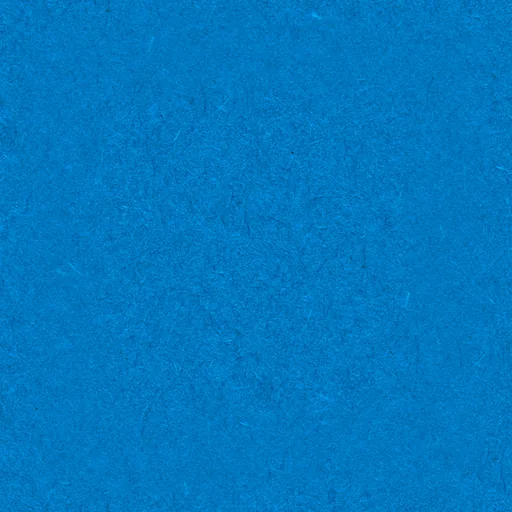
#> input picture site/paper/blue.webp, 512 x 512 px, given in place of conppr_pink.jpg, which was not available
$ python make_paper.py --src ../site/paper/blue.webp
#> lines starting #> are read from the running program, lines starting #| are printed output that depends on the picture; pictures that were not available may be replaced by others from this repository, and a replacement may not be noted
#> in detail, im is the input picture: PIL image 512x512 RGB; mean R, G, B 2.1, 119.7, 190.4
#> in detail, `im = im.crop((512, 512, 512 + 1024, 512 + 1024)).resize((TILE, TILE), ..`: im: PIL image 512x512 RGB; every value is 0
#> in detail, `a = np.asarray(im).astype(np.float32) / 255`: a: shape (512, 512, 3) float32; every value is 0
#> in detail, `lum = d.mean(axis=2, keepdims=True)`: lum: shape (512, 512, 1) float32; every value is 0
#!/usr/bin/env python3
"""The three construction papers (John 23/10): the menu's inks with the fibre of real construction paper, and torn
scraps of them to lay under thumbnails. Source: "Construction paper backgrounds", CC0 scans by an OpenGameArt user
(https://opengameart.org/content/construction-paper-backgrounds, conppr.tar.gz), unpacked into --src.
  python3 scripts/make_paper.py --src <dir with conppr_*.jpg>   ->  site/paper/*.webp
  python3 scripts/make_paper.py --paper                          ->  site/paper/{scrap-paper-1,2,swatch-paper}.webp
  python3 scripts/make_paper.py --edge                           ->  site/paper/{edge,scrap-edge-1,2,swatch-edge}.webp
(--paper: the fourth stock, the menu's bare newsprint (#EEF0EC), for talks outside the three inks; its fibre is read
back from fibre.webp, so it needs no scan. In the dark theatre these pale scraps are what a "paper" talk's tag is.)
(--edge: the cutting edge's accent (John 28/10), blue 50 % over yellow, the overprint green, the way Watch first's
orange is pink over yellow; its fibre is read back from fibre.webp at full strength.)
Fibre is taken from each scan's own colour as detail around its mean (so the fibres keep their real light/dark
pattern) and laid onto the exact ink; tiles are made seamless by cross-fading with a half-offset copy.
"""
import argparse, math, random
from pathlib import Path
import numpy as np
from PIL import Image, ImageFilter

OUT = Path(__file__).resolve().parents[1] / "site" / "paper"
INKS = {"pink": (0xFF, 0x48, 0xB0), "blue": (0x00, 0x78, 0xBF), "yellow": (0xFF, 0xE8, 0x00)}
SCAN = {"pink": "pink", "blue": "blue", "yellow": "yellow"}
TILE = 512


def seamless(a):
    n = a.shape[0]
#> n = 512
    r = np.roll(np.roll(a, n // 2, 0), n // 2, 1)
    y, x = np.mgrid[0:n, 0:n] / (n - 1)
    w = np.minimum(np.minimum(x, 1 - x), np.minimum(y, 1 - y)) * 2          # 0 at the edges, 1 in the middle
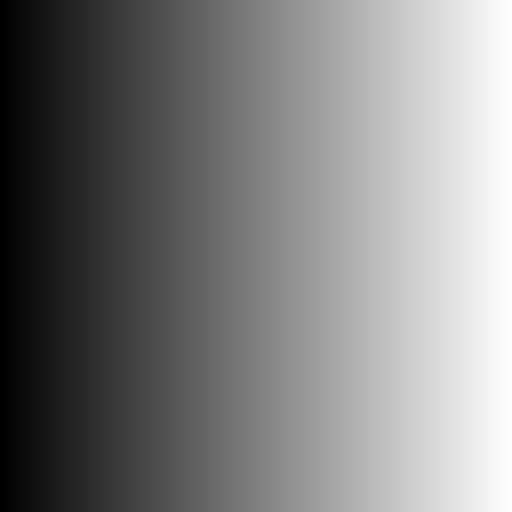
#> x: shape (512, 512) float64; min 0, max 1, mean 0.5
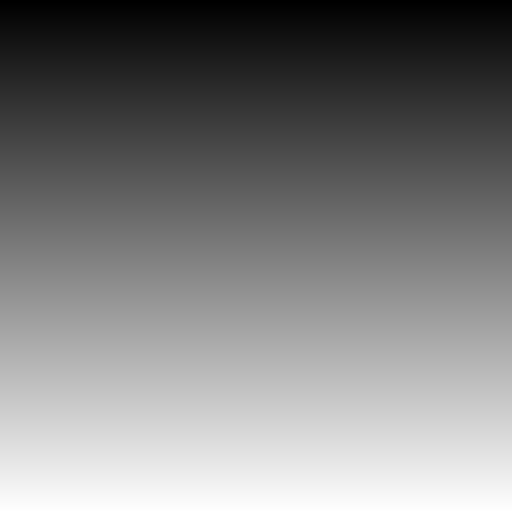
#> y: shape (512, 512) float64; min 0, max 1, mean 0.5
    w = np.clip(w * 2.2, 0, 1)[..., None] if a.ndim == 3 else np.clip(w * 2.2, 0, 1)
    return a * w + r * (1 - w)
#> returned value: shape (512, 512, 3) float64; every value is 0


def detail(src, colour):
    """the scan's fibre as a multiplier around 1 (per channel, so coloured fibres stay coloured)"""
    im = Image.open(src / f"conppr_{SCAN[colour]}.jpg").convert("RGB")
    im = im.crop((512, 512, 512 + 1024, 512 + 1024)).resize((TILE, TILE), Image.LANCZOS)
    a = np.asarray(im).astype(np.float32) / 255
    low = np.asarray(im.filter(ImageFilter.GaussianBlur(24))).astype(np.float32) / 255
    d = a / np.maximum(low, 1e-3)                       # fibre around 1, the scan's own uneven lighting removed
    lum = d.mean(axis=2, keepdims=True)
    return seamless(lum * 0.75 + d * 0.25)


def tile(colour, d, strength=1.0):
#> called with colour = 'pink', strength = 1
    ink = np.array(INKS[colour], np.float32) / 255
    out = ink * (1 + (d - 1) * 1.6 * strength)
    return np.clip(out, 0, 1)


def noise1d(n, seed, octaves=((40, 7.0), (12, 2.6), (4, 1.0))):
    """a rough line of n samples: a few octaves of smoothed random values (period in samples, amplitude in px)"""
    rnd = random.Random(seed)
    out = np.zeros(n)
    for period, amp in octaves:
        k = n // period + 3
        pts = np.array([rnd.uniform(-1, 1) for _ in range(k)])
        xs = np.arange(n) / period
        i = xs.astype(int)
        f = xs - i
        f = f * f * (3 - 2 * f)
        out += (pts[i] * (1 - f) + pts[i + 1] * f) * amp
    return out


def scrap(colour, d, w, h, seed, torn=(True, True, True, False), pad=16):
    """a torn scrap of construction paper, w x h at 2x, with its lighter torn fringe and a few loose fibres.
    torn: which sides (top, right, bottom, left) are torn rather than cut."""
    S = 2
    W, H = w * S + 2 * pad * S, h * S + 2 * pad * S
    rnd = random.Random(seed)
    yy, xx = np.mgrid[0:H, 0:W].astype(np.float32)
    x0, y0, x1, y1 = pad * S, pad * S, W - pad * S, H - pad * S
    # each side's edge, displaced inward/outward along its length; the fringe is a second, inner edge
    def edge(nlen, i):
        if not torn[i]:
            return np.zeros(nlen), np.zeros(nlen) + 1.2 * S
        e = noise1d(nlen, seed * 7 + i, ((60 * S, 4.5 * S), (14 * S, 2.0 * S), (3 * S, 0.9 * S)))
        f = 2.6 * S + np.abs(noise1d(nlen, seed * 13 + i, ((26 * S, 3.4 * S), (7 * S, 1.8 * S), (2 * S, 0.8 * S))))
        return e, f
    top, ftop = edge(W, 0); bot, fbot = edge(W, 2); lef, flef = edge(H, 3); rig, frig = edge(H, 1)
    xi, yi = xx.astype(int), yy.astype(int)
    dt = yy - (y0 + top[xi]); db = (y1 + bot[xi]) - yy; dl = xx - (x0 + lef[yi]); dr = (x1 + rig[yi]) - xx
    dist = np.minimum(np.minimum(dt, db), np.minimum(dl, dr))                 # distance inside the outline
    fr = np.where(dist == dt, ftop[xi], np.where(dist == db, fbot[xi], np.where(dist == dl, flef[yi], frig[yi])))
    alpha = np.clip(dist + 0.5, 0, 1)
    # paper: the ink with its fibre, tiled
    dd = np.tile(d, (math.ceil(H / TILE) + 1, math.ceil(W / TILE) + 1, 1))[:H, :W]
    rgb = tile(colour, dd)
    # the torn fringe: the paper's pale core, fuzzy, fading into the ink
    # the white core shows in a band along a tear: solid near the edge, breaking up into fibres where it meets the ink
    mott = np.asarray(Image.fromarray((np.random.default_rng(seed).random((H, W)) * 255).astype(np.uint8)).filter(ImageFilter.GaussianBlur(0.8))).astype(np.float32) / 255
    core = np.clip((1 - dist / np.maximum(fr, 1)) * 1.6 - (mott - 0.5) * 0.9, 0, 1)
    tornmask = np.zeros_like(core)
    for i, (m, cond) in enumerate([(torn[0], dist == dt), (torn[2], dist == db), (torn[3], dist == dl), (torn[1], dist == dr)]):
        if m: tornmask = np.maximum(tornmask, cond.astype(np.float32))
    pale = np.clip(0.93 + (dd - 1) * 0.8, 0, 1) * np.array([1.0, 0.99, 0.97])
    k = (core * tornmask * 0.95)[..., None]
    rgb = rgb * (1 - k) + pale * k
    # loose fibres sticking out of the torn edges
    a = (alpha * 255).astype(np.uint8)
    img = Image.fromarray(np.dstack([(rgb * 255).astype(np.uint8), a]), "RGBA")
    from PIL import ImageDraw
    dr_ = ImageDraw.Draw(img)
    for _ in range(int((w + h) * (0.18 if w > 60 else 0.06))):
        side = rnd.choice([i for i in range(4) if torn[i]])
        if side in (0, 2):
            x = rnd.uniform(x0, x1); yb = y0 + top[int(x)] if side == 0 else y1 + bot[int(x)]
            ang = math.radians(rnd.uniform(-60, 60) + (-90 if side == 0 else 90)); px, py = x, yb
        else:
            y = rnd.uniform(y0, y1); xb = x0 + lef[int(y)] if side == 3 else x1 + rig[int(y)]
            ang = math.radians(rnd.uniform(-60, 60) + (180 if side == 3 else 0)); px, py = xb, y
        L = rnd.uniform(1.5, 4.5) * S
        pts = [(px, py)]
        for s in range(4):
            ang += rnd.uniform(-0.5, 0.5); px += math.cos(ang) * L / 4; py += math.sin(ang) * L / 4; pts.append((px, py))
        shade = int(235 + rnd.uniform(-15, 15))
        dr_.line(pts, fill=(shade, shade, shade - 6, int(rnd.uniform(90, 200))), width=1)
    # a slight turn, like a scrap laid down by hand
    img = img.rotate(rnd.uniform(-2.5, 2.5), resample=Image.BICUBIC, expand=True)
    return img


def paper_pieces():
    """newsprint scraps and a swatch, with the fibre of fibre.webp (written by the --src run: g = 0.5 + (d - 1) * 1.4)"""
    g = np.asarray(Image.open(OUT / "fibre.webp").convert("L")).astype(np.float32) / 255
    d = np.repeat((1 + (g - 0.5) / 1.4 * 0.5)[..., None], 3, axis=2)   # half strength: on near-white the full fibre reads as blotches
    INKS["paper"] = (0xEE, 0xF0, 0xEC)
    for n, (w, h, seed, torn) in enumerate([(180, 104, 3, (True, True, True, False)), (180, 104, 11, (True, False, True, True))]):
        scrap("paper", d, w, h, seed + 5, torn).save(OUT / f"scrap-paper-{n + 1}.webp", quality=88, method=6)
    scrap("paper", d, 24, 24, 10, (True, True, True, True)).save(OUT / "swatch-paper.webp", quality=90, method=6)


def edge_pieces():
    """the cutting edge's green: a tile, two scraps and a swatch, with the fibre of fibre.webp"""
    g = np.asarray(Image.open(OUT / "fibre.webp").convert("L")).astype(np.float32) / 255
    d = np.repeat((1 + (g - 0.5) / 1.4)[..., None], 3, axis=2)
    INKS["edge"] = (0x80, 0xAB, 0x00)
    Image.fromarray((tile("edge", d) * 255).astype(np.uint8)).save(OUT / "edge.webp", quality=82, method=6)
    for n, (w, h, seed, torn) in enumerate([(180, 104, 3, (True, True, True, False)), (180, 104, 11, (True, False, True, True))]):
        scrap("edge", d, w, h, seed + 4, torn).save(OUT / f"scrap-edge-{n + 1}.webp", quality=88, method=6)
    scrap("edge", d, 24, 24, 9, (True, True, True, True), pad=5).save(OUT / "swatch-edge.webp", quality=90, method=6)


def main():
    ap = argparse.ArgumentParser(); ap.add_argument("--src"); ap.add_argument("--paper", action="store_true"); ap.add_argument("--edge", action="store_true")
    a = ap.parse_args()
    if a.paper:
        paper_pieces()
        return
    if a.edge:
        edge_pieces()
        return
    if not a.src: ap.error("--src is needed (or --paper)")
    src = Path(a.src); OUT.mkdir(parents=True, exist_ok=True)
    for c in INKS:
        d = detail(src, c)
        Image.fromarray((tile(c, d) * 255).astype(np.uint8)).save(OUT / f"{c}.webp", quality=82, method=6)
        # thumbnails are 16:9; scraps a little larger, two shapes per ink so neighbours differ
        for n, (w, h, seed, torn) in enumerate([(180, 104, 3, (True, True, True, False)), (180, 104, 11, (True, False, True, True))]):
            scrap(c, d, w, h, seed + len(c), torn).save(OUT / f"scrap-{c}-{n + 1}.webp", quality=88, method=6)
#> this loop made 2 passes
#> pass 1, in tile (call 2), `out = ink * (1 + (d - 1) * 1.6 * strength)`:
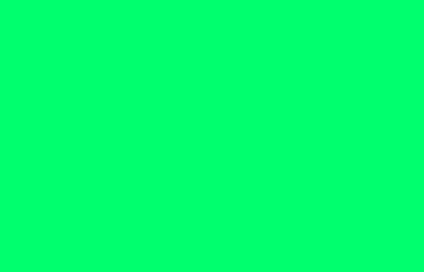
#> out: shape (272, 424, 3) float64; mean of channels 0, 1, 2 -0.6, -0.169, -0.414; drawn with min black and max white
#> pass 1, in scrap, `pale = np.clip(0.93 + (dd - 1) * 0.8, 0, 1) * np.array([1.0, 0.99, 0.9..`:
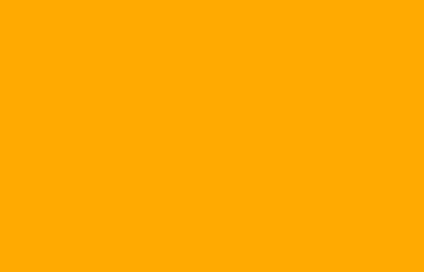
#> pale: shape (272, 424, 3) float64; mean of channels 0, 1, 2 0.13, 0.129, 0.126; drawn with min black and max white
#> pass 1, in scrap, `rgb = rgb * (1 - k) + pale * k`:
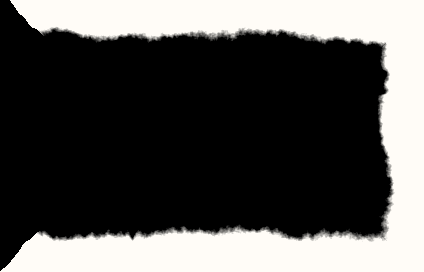
#> rgb: shape (272, 424, 3) float64; mean of channels 0, 1, 2 0.0401, 0.0397, 0.0389; drawn with min black and max white
        # a small swatch: a torn square for keys and markers
        scrap(c, d, 24, 24, 5 + len(c), (True, True, True, True), pad=5).save(OUT / f"swatch-{c}.webp", quality=90, method=6)
#> call 3 of scrap, with colour = 'pink', w = 24, h = 24, seed = 9, torn = (True, True, True, True), pad = 5
#> in scrap (call 3), `dd = np.tile(d, (math.ceil(H / TILE) + 1, math.ceil(W / TILE) + 1, 1))..`: dd: shape (68, 68, 3) float64; every value is 0
#> in scrap (call 3), `pale = np.clip(0.93 + (dd - 1) * 0.8, 0, 1) * np.array([1.0, 0.99, 0.9..`:
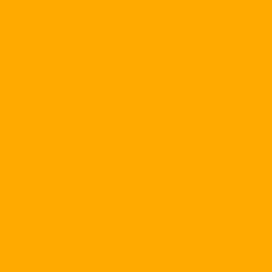
#> pale: shape (68, 68, 3) float64 (shown 4 times larger); mean of channels 0, 1, 2 0.13, 0.129, 0.126; drawn with min black and max white
#> in scrap (call 3), `img = img.rotate(rnd.uniform(-2.5, 2.5), resample=Image.BICUBIC, expan..`:
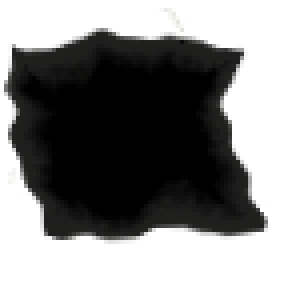
#> img: PIL image 72x72 RGBA (shown 4 times larger); mean R, G, B, A 8.5, 8.4, 8.2, 130.7; transparent parts drawn white
#> pass 2 of the loop in main, `for c in INKS:`:
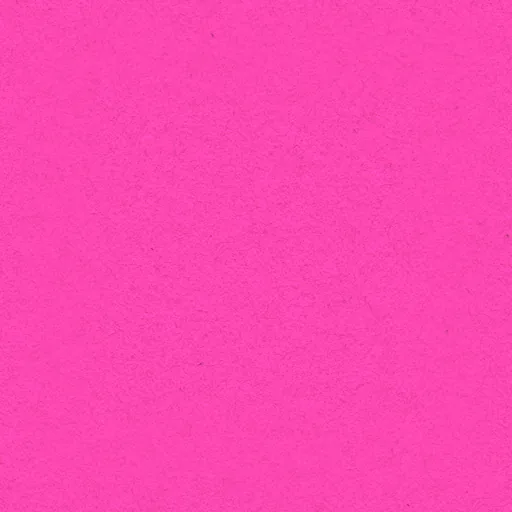
#> input picture site/paper/pink.webp, 512 x 512 px, given in place of conppr_blue.jpg, which was not available
#> in detail, im is the input picture: PIL image 512x512 RGB; mean R, G, B 250.8, 71.8, 175.5
#> out: shape (512, 512, 3) float64
#> the loop in main, `for n, (w, h, seed, torn) in enumerate([(180, 104, 3, (True, True, Tru..` made 2 passes
#> pass 1, in tile (call 6), `out = ink * (1 + (d - 1) * 1.6 * strength)`:
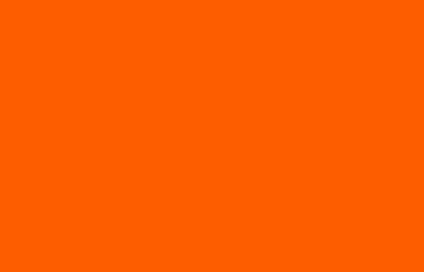
#> out: shape (272, 424, 3) float64; mean of channels 0, 1, 2 0, -0.282, -0.449; drawn with min black and max white
#> pass 2, in scrap (call 5), `rgb = rgb * (1 - k) + pale * k`:
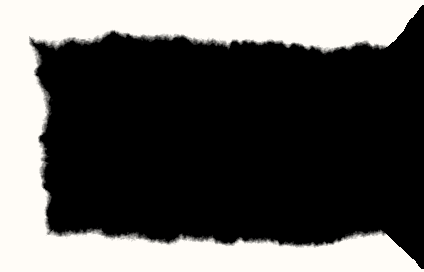
#> rgb: shape (272, 424, 3) float64; mean of channels 0, 1, 2 0.0421, 0.0416, 0.0408; drawn with min black and max white
#> out: shape (68, 68, 3) float64
    # the fibre alone, neutral, for light fields (soft-light over any colour)
    d = detail(src, "blue").mean(axis=2)
#> d: shape (512, 512) float64; every value is 0
    g = np.clip(0.5 + (d - 1) * 1.4, 0, 1)
    Image.fromarray((g * 255).astype(np.uint8), "L").save(OUT / "fibre.webp", quality=80, method=6)
    for f in sorted(OUT.iterdir()):
        print(f.name, f.stat().st_size)
#> pass 2 of the loop in main, `for f in sorted(OUT.iterdir()):`:


if __name__ == "__main__":
    main()
